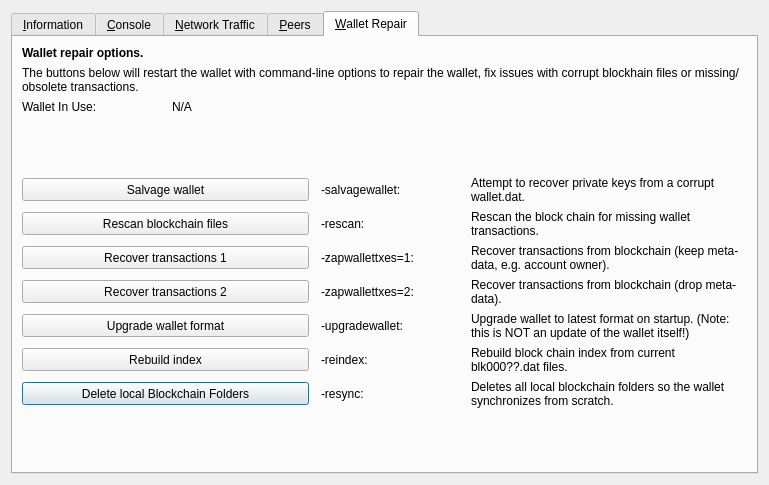
<?xml version="1.0" encoding="UTF-8"?>
<ui version="4.0">
 <class>RPCConsole</class>
 <widget class="QDialog" name="RPCConsole">
  <property name="geometry">
   <rect>
    <x>0</x>
    <y>0</y>
    <width>769</width>
    <height>485</height>
   </rect>
  </property>
  <property name="windowTitle">
   <string>Tools window</string>
  </property>
  <layout class="QVBoxLayout" name="verticalLayout_2">
   <item>
    <widget class="QTabWidget" name="tabWidget">
     <property name="currentIndex">
      <number>4</number>
     </property>
     <widget class="QWidget" name="tab_info">
      <attribute name="title">
       <string>&amp;Information</string>
      </attribute>
      <layout class="QGridLayout" name="gridLayout" columnstretch="0,0">
       <property name="horizontalSpacing">
        <number>12</number>
       </property>
       <item row="0" column="0">
        <widget class="QLabel" name="generalHeader">
         <property name="font">
          <font>
           <weight>75</weight>
           <bold>true</bold>
          </font>
         </property>
         <property name="text">
          <string>General</string>
         </property>
        </widget>
       </item>
       <item row="1" column="0">
        <widget class="QLabel" name="clientNameLabel">
         <property name="text">
          <string>Client name</string>
         </property>
        </widget>
       </item>
       <item row="1" column="1">
        <widget class="QLabel" name="clientName">
         <property name="cursor">
          <cursorShape>IBeamCursor</cursorShape>
         </property>
         <property name="text">
          <string>N/A</string>
         </property>
         <property name="textFormat">
          <enum>Qt::PlainText</enum>
         </property>
         <property name="textInteractionFlags">
          <set>Qt::LinksAccessibleByMouse|Qt::TextSelectableByKeyboard|Qt::TextSelectableByMouse</set>
         </property>
        </widget>
       </item>
       <item row="2" column="0">
        <widget class="QLabel" name="clientVersionLabel">
         <property name="text">
          <string>Client version</string>
         </property>
        </widget>
       </item>
       <item row="2" column="1">
        <widget class="QLabel" name="clientVersion">
         <property name="cursor">
          <cursorShape>IBeamCursor</cursorShape>
         </property>
         <property name="text">
          <string>N/A</string>
         </property>
         <property name="textFormat">
          <enum>Qt::PlainText</enum>
         </property>
         <property name="textInteractionFlags">
          <set>Qt::LinksAccessibleByMouse|Qt::TextSelectableByKeyboard|Qt::TextSelectableByMouse</set>
         </property>
        </widget>
       </item>
       <item row="3" column="0">
        <widget class="QLabel" name="openSSLVersionLabel">
         <property name="text">
          <string>Using OpenSSL version</string>
         </property>
         <property name="indent">
          <number>10</number>
         </property>
        </widget>
       </item>
       <item row="3" column="1">
        <widget class="QLabel" name="openSSLVersion">
         <property name="cursor">
          <cursorShape>IBeamCursor</cursorShape>
         </property>
         <property name="text">
          <string>N/A</string>
         </property>
         <property name="textFormat">
          <enum>Qt::PlainText</enum>
         </property>
         <property name="textInteractionFlags">
          <set>Qt::LinksAccessibleByMouse|Qt::TextSelectableByKeyboard|Qt::TextSelectableByMouse</set>
         </property>
        </widget>
       </item>
       <item row="4" column="0">
        <widget class="QLabel" name="berkeleyDBVersionLabel">
         <property name="text">
          <string>Using BerkeleyDB version</string>
         </property>
         <property name="indent">
          <number>10</number>
         </property>
        </widget>
       </item>
       <item row="4" column="1">
        <widget class="QLabel" name="berkeleyDBVersion">
         <property name="cursor">
          <cursorShape>IBeamCursor</cursorShape>
         </property>
         <property name="text">
          <string>N/A</string>
         </property>
         <property name="textFormat">
          <enum>Qt::PlainText</enum>
         </property>
         <property name="textInteractionFlags">
          <set>Qt::LinksAccessibleByMouse|Qt::TextSelectableByKeyboard|Qt::TextSelectableByMouse</set>
         </property>
        </widget>
       </item>
       <item row="5" column="0">
        <widget class="QLabel" name="buildDateLabel">
         <property name="text">
          <string>Build date</string>
         </property>
        </widget>
       </item>
       <item row="5" column="1">
        <widget class="QLabel" name="buildDate">
         <property name="cursor">
          <cursorShape>IBeamCursor</cursorShape>
         </property>
         <property name="text">
          <string>N/A</string>
         </property>
         <property name="textFormat">
          <enum>Qt::PlainText</enum>
         </property>
         <property name="textInteractionFlags">
          <set>Qt::LinksAccessibleByMouse|Qt::TextSelectableByKeyboard|Qt::TextSelectableByMouse</set>
         </property>
        </widget>
       </item>
       <item row="6" column="0">
        <widget class="QLabel" name="startupTimeLabel">
         <property name="text">
          <string>Startup time</string>
         </property>
        </widget>
       </item>
       <item row="6" column="1">
        <widget class="QLabel" name="startupTime">
         <property name="cursor">
          <cursorShape>IBeamCursor</cursorShape>
         </property>
         <property name="text">
          <string>N/A</string>
         </property>
         <property name="textFormat">
          <enum>Qt::PlainText</enum>
         </property>
         <property name="textInteractionFlags">
          <set>Qt::LinksAccessibleByMouse|Qt::TextSelectableByKeyboard|Qt::TextSelectableByMouse</set>
         </property>
        </widget>
       </item>
       <item row="7" column="0">
        <widget class="QLabel" name="networkHeader">
         <property name="font">
          <font>
           <weight>75</weight>
           <bold>true</bold>
          </font>
         </property>
         <property name="text">
          <string>Network</string>
         </property>
        </widget>
       </item>
       <item row="8" column="0">
        <widget class="QLabel" name="networkNameLabel">
         <property name="text">
          <string>Name</string>
         </property>
        </widget>
       </item>
       <item row="8" column="1">
        <widget class="QLabel" name="networkName">
         <property name="cursor">
          <cursorShape>IBeamCursor</cursorShape>
         </property>
         <property name="text">
          <string>N/A</string>
         </property>
         <property name="textFormat">
          <enum>Qt::PlainText</enum>
         </property>
         <property name="textInteractionFlags">
          <set>Qt::LinksAccessibleByMouse|Qt::TextSelectableByKeyboard|Qt::TextSelectableByMouse</set>
         </property>
        </widget>
       </item>
       <item row="9" column="0">
        <widget class="QLabel" name="numberOfConnectionsLabel">
         <property name="text">
          <string>Number of connections</string>
         </property>
        </widget>
       </item>
       <item row="9" column="1">
        <widget class="QLabel" name="numberOfConnections">
         <property name="cursor">
          <cursorShape>IBeamCursor</cursorShape>
         </property>
         <property name="text">
          <string>N/A</string>
         </property>
         <property name="textFormat">
          <enum>Qt::PlainText</enum>
         </property>
         <property name="textInteractionFlags">
          <set>Qt::LinksAccessibleByMouse|Qt::TextSelectableByKeyboard|Qt::TextSelectableByMouse</set>
         </property>
        </widget>
       </item>
       <item row="10" column="0">
        <widget class="QLabel" name="masternodeCountLabel">
         <property name="text">
          <string>Number of Masternodes</string>
         </property>
        </widget>
       </item>
       <item row="10" column="1">
        <widget class="QLabel" name="masternodeCount">
         <property name="cursor">
          <cursorShape>IBeamCursor</cursorShape>
         </property>
         <property name="text">
          <string>N/A</string>
         </property>
         <property name="textFormat">
          <enum>Qt::PlainText</enum>
         </property>
         <property name="textInteractionFlags">
          <set>Qt::LinksAccessibleByMouse|Qt::TextSelectableByKeyboard|Qt::TextSelectableByMouse</set>
         </property>
        </widget>
       </item>
       <item row="11" column="0">
        <widget class="QLabel" name="blockchainHeader">
         <property name="font">
          <font>
           <weight>75</weight>
           <bold>true</bold>
          </font>
         </property>
         <property name="text">
          <string>Block chain</string>
         </property>
        </widget>
       </item>
       <item row="12" column="0">
        <widget class="QLabel" name="numberOfBlocksLabel">
         <property name="text">
          <string>Current number of blocks</string>
         </property>
        </widget>
       </item>
       <item row="12" column="1">
        <widget class="QLabel" name="numberOfBlocks">
         <property name="cursor">
          <cursorShape>IBeamCursor</cursorShape>
         </property>
         <property name="text">
          <string>N/A</string>
         </property>
         <property name="textFormat">
          <enum>Qt::PlainText</enum>
         </property>
         <property name="textInteractionFlags">
          <set>Qt::LinksAccessibleByMouse|Qt::TextSelectableByKeyboard|Qt::TextSelectableByMouse</set>
         </property>
        </widget>
       </item>
       <item row="13" column="0">
        <widget class="QLabel" name="lastBlockTimeLabel">
         <property name="text">
          <string>Last block time</string>
         </property>
        </widget>
       </item>
       <item row="13" column="1">
        <widget class="QLabel" name="lastBlockTime">
         <property name="cursor">
          <cursorShape>IBeamCursor</cursorShape>
         </property>
         <property name="text">
          <string>N/A</string>
         </property>
         <property name="textFormat">
          <enum>Qt::PlainText</enum>
         </property>
         <property name="textInteractionFlags">
          <set>Qt::LinksAccessibleByMouse|Qt::TextSelectableByKeyboard|Qt::TextSelectableByMouse</set>
         </property>
        </widget>
       </item>
       <item row="14" column="0">
        <spacer name="verticalSpacer_2">
         <property name="orientation">
          <enum>Qt::Vertical</enum>
         </property>
         <property name="sizeHint" stdset="0">
          <size>
           <width>20</width>
           <height>20</height>
          </size>
         </property>
        </spacer>
       </item>
       <item row="15" column="0">
        <widget class="QLabel" name="debugLogFileHeader">
         <property name="font">
          <font>
           <weight>75</weight>
           <bold>true</bold>
          </font>
         </property>
         <property name="text">
          <string>Debug log file</string>
         </property>
        </widget>
       </item>
       <item row="16" column="0">
        <widget class="QPushButton" name="openDebugLogfileButton">
         <property name="toolTip">
          <string>Open the p2p debug log file from the current data directory. This can take a few seconds for large log files.</string>
         </property>
         <property name="text">
          <string>&amp;Open</string>
         </property>
         <property name="autoDefault">
          <bool>false</bool>
         </property>
        </widget>
       </item>
      </layout>
     </widget>
     <widget class="QWidget" name="tab_console">
      <attribute name="title">
       <string>&amp;Console</string>
      </attribute>
      <layout class="QVBoxLayout" name="verticalLayout_3">
       <property name="spacing">
        <number>3</number>
       </property>
       <item>
        <widget class="QTextEdit" name="messagesWidget">
         <property name="minimumSize">
          <size>
           <width>0</width>
           <height>100</height>
          </size>
         </property>
         <property name="readOnly">
          <bool>true</bool>
         </property>
         <property name="tabKeyNavigation" stdset="0">
          <bool>false</bool>
         </property>
         <property name="columnCount" stdset="0">
          <number>2</number>
         </property>
        </widget>
       </item>
       <item>
        <layout class="QHBoxLayout" name="horizontalLayout">
         <property name="spacing">
          <number>3</number>
         </property>
         <item>
          <widget class="QLabel" name="label">
           <property name="text">
            <string notr="true">&gt;</string>
           </property>
          </widget>
         </item>
         <item>
          <widget class="QLineEdit" name="lineEdit"/>
         </item>
         <item>
          <widget class="QPushButton" name="clearButton">
           <property name="maximumSize">
            <size>
             <width>24</width>
             <height>24</height>
            </size>
           </property>
           <property name="toolTip">
            <string>Clear console</string>
           </property>
           <property name="text">
            <string/>
           </property>
           <property name="icon">
            <iconset resource="../p2p.qrc">
             <normaloff>:/icons/remove</normaloff>:/icons/remove</iconset>
           </property>
           <property name="shortcut">
            <string notr="true">Ctrl+L</string>
           </property>
           <property name="autoDefault">
            <bool>false</bool>
           </property>
          </widget>
         </item>
        </layout>
       </item>
      </layout>
     </widget>
     <widget class="QWidget" name="tab_nettraffic">
      <attribute name="title">
       <string>&amp;Network Traffic</string>
      </attribute>
      <layout class="QHBoxLayout" name="horizontalLayout_3">
       <item>
        <layout class="QVBoxLayout" name="verticalLayout_4">
         <item>
          <widget class="TrafficGraphWidget" name="trafficGraph" native="true">
           <property name="sizePolicy">
            <sizepolicy hsizetype="Expanding" vsizetype="Expanding">
             <horstretch>0</horstretch>
             <verstretch>0</verstretch>
            </sizepolicy>
           </property>
          </widget>
         </item>
         <item>
          <layout class="QHBoxLayout" name="horizontalLayout_2">
           <item>
            <widget class="QSlider" name="sldGraphRange">
             <property name="minimum">
              <number>1</number>
             </property>
             <property name="maximum">
              <number>288</number>
             </property>
             <property name="pageStep">
              <number>12</number>
             </property>
             <property name="value">
              <number>6</number>
             </property>
             <property name="orientation">
              <enum>Qt::Horizontal</enum>
             </property>
            </widget>
           </item>
           <item>
            <widget class="QLabel" name="lblGraphRange">
             <property name="minimumSize">
              <size>
               <width>100</width>
               <height>0</height>
              </size>
             </property>
             <property name="alignment">
              <set>Qt::AlignCenter</set>
             </property>
            </widget>
           </item>
           <item>
            <widget class="QPushButton" name="btnClearTrafficGraph">
             <property name="text">
              <string>&amp;Clear</string>
             </property>
             <property name="autoDefault">
              <bool>false</bool>
             </property>
            </widget>
           </item>
          </layout>
         </item>
        </layout>
       </item>
       <item>
        <layout class="QVBoxLayout" name="verticalLayout">
         <item>
          <widget class="QGroupBox" name="groupBox">
           <property name="title">
            <string>Totals</string>
           </property>
           <layout class="QVBoxLayout" name="verticalLayout_5">
            <item>
             <layout class="QHBoxLayout" name="horizontalLayout_4">
              <item>
               <widget class="Line" name="line">
                <property name="sizePolicy">
                 <sizepolicy hsizetype="Fixed" vsizetype="Fixed">
                  <horstretch>0</horstretch>
                  <verstretch>0</verstretch>
                 </sizepolicy>
                </property>
                <property name="minimumSize">
                 <size>
                  <width>10</width>
                  <height>0</height>
                 </size>
                </property>
                <property name="palette">
                 <palette>
                  <active>
                   <colorrole role="Light">
                    <brush brushstyle="SolidPattern">
                     <color alpha="255">
                      <red>0</red>
                      <green>255</green>
                      <blue>0</blue>
                     </color>
                    </brush>
                   </colorrole>
                  </active>
                  <inactive>
                   <colorrole role="Light">
                    <brush brushstyle="SolidPattern">
                     <color alpha="255">
                      <red>0</red>
                      <green>255</green>
                      <blue>0</blue>
                     </color>
                    </brush>
                   </colorrole>
                  </inactive>
                  <disabled>
                   <colorrole role="Light">
                    <brush brushstyle="SolidPattern">
                     <color alpha="255">
                      <red>0</red>
                      <green>255</green>
                      <blue>0</blue>
                     </color>
                    </brush>
                   </colorrole>
                  </disabled>
                 </palette>
                </property>
                <property name="orientation">
                 <enum>Qt::Horizontal</enum>
                </property>
               </widget>
              </item>
              <item>
               <widget class="QLabel" name="label_16">
                <property name="text">
                 <string>Received</string>
                </property>
               </widget>
              </item>
              <item>
               <widget class="QLabel" name="lblBytesIn">
                <property name="minimumSize">
                 <size>
                  <width>50</width>
                  <height>0</height>
                 </size>
                </property>
                <property name="alignment">
                 <set>Qt::AlignRight|Qt::AlignTrailing|Qt::AlignVCenter</set>
                </property>
               </widget>
              </item>
             </layout>
            </item>
            <item>
             <layout class="QHBoxLayout" name="horizontalLayout_5">
              <item>
               <widget class="Line" name="line_2">
                <property name="sizePolicy">
                 <sizepolicy hsizetype="Fixed" vsizetype="Fixed">
                  <horstretch>0</horstretch>
                  <verstretch>0</verstretch>
                 </sizepolicy>
                </property>
                <property name="minimumSize">
                 <size>
                  <width>10</width>
                  <height>0</height>
                 </size>
                </property>
                <property name="palette">
                 <palette>
                  <active>
                   <colorrole role="Light">
                    <brush brushstyle="SolidPattern">
                     <color alpha="255">
                      <red>255</red>
                      <green>0</green>
                      <blue>0</blue>
                     </color>
                    </brush>
                   </colorrole>
                  </active>
                  <inactive>
                   <colorrole role="Light">
                    <brush brushstyle="SolidPattern">
                     <color alpha="255">
                      <red>255</red>
                      <green>0</green>
                      <blue>0</blue>
                     </color>
                    </brush>
                   </colorrole>
                  </inactive>
                  <disabled>
                   <colorrole role="Light">
                    <brush brushstyle="SolidPattern">
                     <color alpha="255">
                      <red>255</red>
                      <green>0</green>
                      <blue>0</blue>
                     </color>
                    </brush>
                   </colorrole>
                  </disabled>
                 </palette>
                </property>
                <property name="orientation">
                 <enum>Qt::Horizontal</enum>
                </property>
               </widget>
              </item>
              <item>
               <widget class="QLabel" name="label_17">
                <property name="text">
                 <string>Sent</string>
                </property>
               </widget>
              </item>
              <item>
               <widget class="QLabel" name="lblBytesOut">
                <property name="minimumSize">
                 <size>
                  <width>50</width>
                  <height>0</height>
                 </size>
                </property>
                <property name="alignment">
                 <set>Qt::AlignRight|Qt::AlignTrailing|Qt::AlignVCenter</set>
                </property>
               </widget>
              </item>
             </layout>
            </item>
            <item>
             <spacer name="verticalSpacer_4">
              <property name="orientation">
               <enum>Qt::Vertical</enum>
              </property>
              <property name="sizeHint" stdset="0">
               <size>
                <width>20</width>
                <height>407</height>
               </size>
              </property>
             </spacer>
            </item>
           </layout>
          </widget>
         </item>
        </layout>
       </item>
      </layout>
     </widget>
     <widget class="QWidget" name="tab_peers">
      <attribute name="title">
       <string>&amp;Peers</string>
      </attribute>
      <layout class="QGridLayout" name="gridLayout_2">
       <item row="0" column="0" rowspan="2">
        <widget class="QTableView" name="peerWidget">
         <property name="horizontalScrollBarPolicy">
          <enum>Qt::ScrollBarAsNeeded</enum>
         </property>
         <property name="sortingEnabled">
          <bool>true</bool>
         </property>
         <attribute name="horizontalHeaderHighlightSections">
          <bool>false</bool>
         </attribute>
        </widget>
       </item>
       <item row="0" column="1">
        <widget class="QLabel" name="peerHeading">
         <property name="sizePolicy">
          <sizepolicy hsizetype="Preferred" vsizetype="Minimum">
           <horstretch>0</horstretch>
           <verstretch>0</verstretch>
          </sizepolicy>
         </property>
         <property name="minimumSize">
          <size>
           <width>300</width>
           <height>32</height>
          </size>
         </property>
         <property name="font">
          <font>
           <pointsize>10</pointsize>
           <weight>75</weight>
           <bold>true</bold>
          </font>
         </property>
         <property name="cursor">
          <cursorShape>IBeamCursor</cursorShape>
         </property>
         <property name="text">
          <string>Select a peer to view detailed information.</string>
         </property>
         <property name="alignment">
          <set>Qt::AlignCenter</set>
         </property>
         <property name="wordWrap">
          <bool>true</bool>
         </property>
         <property name="textInteractionFlags">
          <set>Qt::LinksAccessibleByMouse|Qt::TextSelectableByKeyboard|Qt::TextSelectableByMouse</set>
         </property>
        </widget>
       </item>
       <item row="1" column="1">
        <widget class="QWidget" name="detailWidget" native="true">
         <property name="minimumSize">
          <size>
           <width>300</width>
           <height>0</height>
          </size>
         </property>
         <layout class="QGridLayout" name="gridLayout_3">
          <item row="0" column="0">
           <widget class="QLabel" name="label_23">
            <property name="text">
             <string>Direction</string>
            </property>
           </widget>
          </item>
          <item row="0" column="2">
           <widget class="QLabel" name="peerDirection">
            <property name="cursor">
             <cursorShape>IBeamCursor</cursorShape>
            </property>
            <property name="text">
             <string>N/A</string>
            </property>
            <property name="textFormat">
             <enum>Qt::PlainText</enum>
            </property>
            <property name="textInteractionFlags">
             <set>Qt::LinksAccessibleByMouse|Qt::TextSelectableByKeyboard|Qt::TextSelectableByMouse</set>
            </property>
           </widget>
          </item>
          <item row="1" column="0">
           <widget class="QLabel" name="label_21">
            <property name="text">
             <string>Protocol</string>
            </property>
           </widget>
          </item>
          <item row="1" column="2">
           <widget class="QLabel" name="peerVersion">
            <property name="cursor">
             <cursorShape>IBeamCursor</cursorShape>
            </property>
            <property name="text">
             <string>N/A</string>
            </property>
            <property name="textFormat">
             <enum>Qt::PlainText</enum>
            </property>
            <property name="textInteractionFlags">
             <set>Qt::LinksAccessibleByMouse|Qt::TextSelectableByKeyboard|Qt::TextSelectableByMouse</set>
            </property>
           </widget>
          </item>
          <item row="2" column="0">
           <widget class="QLabel" name="label_28">
            <property name="text">
             <string>Version</string>
            </property>
           </widget>
          </item>
          <item row="2" column="2">
           <widget class="QLabel" name="peerSubversion">
            <property name="cursor">
             <cursorShape>IBeamCursor</cursorShape>
            </property>
            <property name="text">
             <string>N/A</string>
            </property>
            <property name="textFormat">
             <enum>Qt::PlainText</enum>
            </property>
            <property name="textInteractionFlags">
             <set>Qt::LinksAccessibleByMouse|Qt::TextSelectableByKeyboard|Qt::TextSelectableByMouse</set>
            </property>
           </widget>
          </item>
          <item row="3" column="0">
           <widget class="QLabel" name="label_4">
            <property name="text">
             <string>Services</string>
            </property>
           </widget>
          </item>
          <item row="3" column="2">
           <widget class="QLabel" name="peerServices">
            <property name="cursor">
             <cursorShape>IBeamCursor</cursorShape>
            </property>
            <property name="text">
             <string>N/A</string>
            </property>
            <property name="textFormat">
             <enum>Qt::PlainText</enum>
            </property>
            <property name="textInteractionFlags">
             <set>Qt::LinksAccessibleByMouse|Qt::TextSelectableByKeyboard|Qt::TextSelectableByMouse</set>
            </property>
           </widget>
          </item>
          <item row="5" column="0">
           <widget class="QLabel" name="label_29">
            <property name="text">
             <string>Starting Height</string>
            </property>
           </widget>
          </item>
          <item row="5" column="2">
           <widget class="QLabel" name="peerHeight">
            <property name="cursor">
             <cursorShape>IBeamCursor</cursorShape>
            </property>
            <property name="text">
             <string>N/A</string>
            </property>
            <property name="textFormat">
             <enum>Qt::PlainText</enum>
            </property>
            <property name="textInteractionFlags">
             <set>Qt::LinksAccessibleByMouse|Qt::TextSelectableByKeyboard|Qt::TextSelectableByMouse</set>
            </property>
           </widget>
          </item>
          <item row="6" column="0">
           <widget class="QLabel" name="label_27">
            <property name="text">
             <string>Sync Height</string>
            </property>
           </widget>
          </item>
          <item row="6" column="2">
           <widget class="QLabel" name="peerSyncHeight">
            <property name="cursor">
             <cursorShape>IBeamCursor</cursorShape>
            </property>
            <property name="text">
             <string>N/A</string>
            </property>
            <property name="textFormat">
             <enum>Qt::PlainText</enum>
            </property>
            <property name="textInteractionFlags">
             <set>Qt::LinksAccessibleByMouse|Qt::TextSelectableByKeyboard|Qt::TextSelectableByMouse</set>
            </property>
           </widget>
          </item>
          <item row="7" column="0">
           <widget class="QLabel" name="label_24">
            <property name="text">
             <string>Ban Score</string>
            </property>
           </widget>
          </item>
          <item row="7" column="2">
           <widget class="QLabel" name="peerBanScore">
            <property name="cursor">
             <cursorShape>IBeamCursor</cursorShape>
            </property>
            <property name="text">
             <string>N/A</string>
            </property>
            <property name="textFormat">
             <enum>Qt::PlainText</enum>
            </property>
            <property name="textInteractionFlags">
             <set>Qt::LinksAccessibleByMouse|Qt::TextSelectableByKeyboard|Qt::TextSelectableByMouse</set>
            </property>
           </widget>
          </item>
          <item row="8" column="0">
           <widget class="QLabel" name="label_22">
            <property name="text">
             <string>Connection Time</string>
            </property>
           </widget>
          </item>
          <item row="8" column="2">
           <widget class="QLabel" name="peerConnTime">
            <property name="cursor">
             <cursorShape>IBeamCursor</cursorShape>
            </property>
            <property name="text">
             <string>N/A</string>
            </property>
            <property name="textFormat">
             <enum>Qt::PlainText</enum>
            </property>
            <property name="textInteractionFlags">
             <set>Qt::LinksAccessibleByMouse|Qt::TextSelectableByKeyboard|Qt::TextSelectableByMouse</set>
            </property>
           </widget>
          </item>
          <item row="9" column="0">
           <widget class="QLabel" name="label_15">
            <property name="text">
             <string>Last Send</string>
            </property>
           </widget>
          </item>
          <item row="9" column="2">
           <widget class="QLabel" name="peerLastSend">
            <property name="cursor">
             <cursorShape>IBeamCursor</cursorShape>
            </property>
            <property name="text">
             <string>N/A</string>
            </property>
            <property name="textFormat">
             <enum>Qt::PlainText</enum>
            </property>
            <property name="textInteractionFlags">
             <set>Qt::LinksAccessibleByMouse|Qt::TextSelectableByKeyboard|Qt::TextSelectableByMouse</set>
            </property>
           </widget>
          </item>
          <item row="10" column="0">
           <widget class="QLabel" name="label_19">
            <property name="text">
             <string>Last Receive</string>
            </property>
           </widget>
          </item>
          <item row="10" column="2">
           <widget class="QLabel" name="peerLastRecv">
            <property name="cursor">
             <cursorShape>IBeamCursor</cursorShape>
            </property>
            <property name="text">
             <string>N/A</string>
            </property>
            <property name="textFormat">
             <enum>Qt::PlainText</enum>
            </property>
            <property name="textInteractionFlags">
             <set>Qt::LinksAccessibleByMouse|Qt::TextSelectableByKeyboard|Qt::TextSelectableByMouse</set>
            </property>
           </widget>
          </item>
          <item row="11" column="0">
           <widget class="QLabel" name="label_18">
            <property name="text">
             <string>Bytes Sent</string>
            </property>
           </widget>
          </item>
          <item row="11" column="2">
           <widget class="QLabel" name="peerBytesSent">
            <property name="cursor">
             <cursorShape>IBeamCursor</cursorShape>
            </property>
            <property name="text">
             <string>N/A</string>
            </property>
            <property name="textFormat">
             <enum>Qt::PlainText</enum>
            </property>
            <property name="textInteractionFlags">
             <set>Qt::LinksAccessibleByMouse|Qt::TextSelectableByKeyboard|Qt::TextSelectableByMouse</set>
            </property>
           </widget>
          </item>
          <item row="12" column="0">
           <widget class="QLabel" name="label_20">
            <property name="text">
             <string>Bytes Received</string>
            </property>
           </widget>
          </item>
          <item row="12" column="2">
           <widget class="QLabel" name="peerBytesRecv">
            <property name="cursor">
             <cursorShape>IBeamCursor</cursorShape>
            </property>
            <property name="text">
             <string>N/A</string>
            </property>
            <property name="textFormat">
             <enum>Qt::PlainText</enum>
            </property>
            <property name="textInteractionFlags">
             <set>Qt::LinksAccessibleByMouse|Qt::TextSelectableByKeyboard|Qt::TextSelectableByMouse</set>
            </property>
           </widget>
          </item>
          <item row="13" column="0">
           <widget class="QLabel" name="label_26">
            <property name="text">
             <string>Ping Time</string>
            </property>
           </widget>
          </item>
          <item row="13" column="2">
           <widget class="QLabel" name="peerPingTime">
            <property name="cursor">
             <cursorShape>IBeamCursor</cursorShape>
            </property>
            <property name="text">
             <string>N/A</string>
            </property>
            <property name="textFormat">
             <enum>Qt::PlainText</enum>
            </property>
            <property name="textInteractionFlags">
             <set>Qt::LinksAccessibleByMouse|Qt::TextSelectableByKeyboard|Qt::TextSelectableByMouse</set>
            </property>
           </widget>
          </item>
          <item row="14" column="1">
           <spacer name="verticalSpacer_3">
            <property name="orientation">
             <enum>Qt::Vertical</enum>
            </property>
            <property name="sizeHint" stdset="0">
             <size>
              <width>20</width>
              <height>40</height>
             </size>
            </property>
           </spacer>
          </item>
         </layout>
        </widget>
       </item>
      </layout>
     </widget>
     <widget class="QWidget" name="tab_repair">
      <attribute name="title">
       <string>&amp;Wallet Repair</string>
      </attribute>
      <layout class="QGridLayout" name="gridLayout_4" columnstretch="0,0,0,0">
       <property name="horizontalSpacing">
        <number>12</number>
       </property>
       <item row="10" column="0" colspan="2">
        <widget class="QPushButton" name="btn_resync">
         <property name="minimumSize">
          <size>
           <width>100</width>
           <height>23</height>
          </size>
         </property>
         <property name="text">
          <string>Delete local Blockchain Folders</string>
         </property>
        </widget>
       </item>
       <item row="0" column="0" colspan="4">
        <widget class="QLabel" name="label_repair_header">
         <property name="font">
          <font>
           <weight>75</weight>
           <bold>true</bold>
          </font>
         </property>
         <property name="text">
          <string>Wallet repair options.</string>
         </property>
        </widget>
       </item>
       <item row="1" column="0" colspan="4">
        <widget class="QLabel" name="label_repair_helptext">
         <property name="font">
          <font>
           <weight>50</weight>
           <bold>false</bold>
          </font>
         </property>
         <property name="text">
          <string>The buttons below will restart the wallet with command-line options to repair the wallet, fix issues with corrupt blockhain files or missing/obsolete transactions.</string>
         </property>
         <property name="wordWrap">
          <bool>true</bool>
         </property>
        </widget>
       </item>
       <item row="2" column="0">
        <widget class="QLabel" name="wallet_path_label">
         <property name="text">
          <string>Wallet In Use:</string>
         </property>
        </widget>
       </item>
       <item row="2" column="1" colspan="3">
        <widget class="QLabel" name="wallet_path">
         <property name="cursor">
          <cursorShape>IBeamCursor</cursorShape>
         </property>
         <property name="text">
          <string>N/A</string>
         </property>
         <property name="textFormat">
          <enum>Qt::PlainText</enum>
         </property>
         <property name="textInteractionFlags">
          <set>Qt::LinksAccessibleByMouse|Qt::TextSelectableByKeyboard|Qt::TextSelectableByMouse</set>
         </property>
        </widget>
       </item>
       <item row="3" column="0">
        <spacer name="verticalSpacer_repair1">
         <property name="orientation">
          <enum>Qt::Vertical</enum>
         </property>
         <property name="sizeHint" stdset="0">
          <size>
           <width>10</width>
           <height>10</height>
          </size>
         </property>
        </spacer>
       </item>
       <item row="4" column="0" colspan="2">
        <widget class="QPushButton" name="btn_salvagewallet">
         <property name="minimumSize">
          <size>
           <width>100</width>
           <height>23</height>
          </size>
         </property>
         <property name="text">
          <string>Salvage wallet</string>
         </property>
        </widget>
       </item>
       <item row="4" column="2">
        <widget class="QLabel" name="label_repair_salvage_command">
         <property name="text">
          <string notr="true">-salvagewallet:</string>
         </property>
        </widget>
       </item>
       <item row="4" column="3">
        <widget class="QLabel" name="label_repair_salvage">
         <property name="text">
          <string>Attempt to recover private keys from a corrupt wallet.dat.</string>
         </property>
         <property name="wordWrap">
          <bool>true</bool>
         </property>
        </widget>
       </item>
       <item row="5" column="0" colspan="2">
        <widget class="QPushButton" name="btn_rescan">
         <property name="minimumSize">
          <size>
           <width>100</width>
           <height>23</height>
          </size>
         </property>
         <property name="text">
          <string>Rescan blockchain files</string>
         </property>
        </widget>
       </item>
       <item row="5" column="2">
        <widget class="QLabel" name="label_repair_rescan_command">
         <property name="text">
          <string notr="true">-rescan:</string>
         </property>
        </widget>
       </item>
       <item row="5" column="3">
        <widget class="QLabel" name="label_repair_rescan">
         <property name="text">
          <string>Rescan the block chain for missing wallet transactions.</string>
         </property>
         <property name="wordWrap">
          <bool>true</bool>
         </property>
        </widget>
       </item>
       <item row="6" column="0" colspan="2">
        <widget class="QPushButton" name="btn_zapwallettxes1">
         <property name="minimumSize">
          <size>
           <width>100</width>
           <height>23</height>
          </size>
         </property>
         <property name="text">
          <string>Recover transactions 1</string>
         </property>
        </widget>
       </item>
       <item row="6" column="2">
        <widget class="QLabel" name="label_repair_zap1_command">
         <property name="text">
          <string notr="true">-zapwallettxes=1:</string>
         </property>
        </widget>
       </item>
       <item row="6" column="3">
        <widget class="QLabel" name="label_repair_zap1">
         <property name="text">
          <string>Recover transactions from blockchain (keep meta-data, e.g. account owner).</string>
         </property>
         <property name="wordWrap">
          <bool>true</bool>
         </property>
        </widget>
       </item>
       <item row="7" column="0" colspan="2">
        <widget class="QPushButton" name="btn_zapwallettxes2">
         <property name="minimumSize">
          <size>
           <width>100</width>
           <height>23</height>
          </size>
         </property>
         <property name="text">
          <string>Recover transactions 2</string>
         </property>
        </widget>
       </item>
       <item row="7" column="2">
        <widget class="QLabel" name="label_repair_zap2_command">
         <property name="text">
          <string notr="true">-zapwallettxes=2:</string>
         </property>
        </widget>
       </item>
       <item row="7" column="3">
        <widget class="QLabel" name="label_repair_zap2">
         <property name="text">
          <string>Recover transactions from blockchain (drop meta-data).</string>
         </property>
         <property name="wordWrap">
          <bool>true</bool>
         </property>
        </widget>
       </item>
       <item row="8" column="0" colspan="2">
        <widget class="QPushButton" name="btn_upgradewallet">
         <property name="minimumSize">
          <size>
           <width>100</width>
           <height>23</height>
          </size>
         </property>
         <property name="text">
          <string>Upgrade wallet format</string>
         </property>
        </widget>
       </item>
       <item row="8" column="2">
        <widget class="QLabel" name="label_repair_upgrade_command">
         <property name="text">
          <string notr="true">-upgradewallet:</string>
         </property>
        </widget>
       </item>
       <item row="8" column="3">
        <widget class="QLabel" name="label_repair_upgrade">
         <property name="text">
          <string>Upgrade wallet to latest format on startup. (Note: this is NOT an update of the wallet itself!)</string>
         </property>
         <property name="wordWrap">
          <bool>true</bool>
         </property>
        </widget>
       </item>
       <item row="9" column="0" colspan="2">
        <widget class="QPushButton" name="btn_reindex">
         <property name="minimumSize">
          <size>
           <width>100</width>
           <height>23</height>
          </size>
         </property>
         <property name="text">
          <string>Rebuild index</string>
         </property>
        </widget>
       </item>
       <item row="9" column="2">
        <widget class="QLabel" name="label_repair_reindex_command">
         <property name="text">
          <string notr="true">-reindex:</string>
         </property>
        </widget>
       </item>
       <item row="9" column="3">
        <widget class="QLabel" name="label_repair_reindex">
         <property name="text">
          <string>Rebuild block chain index from current blk000??.dat files.</string>
         </property>
         <property name="wordWrap">
          <bool>true</bool>
         </property>
        </widget>
       </item>
       <item row="11" column="0">
        <spacer name="verticalSpacer_repair2">
         <property name="orientation">
          <enum>Qt::Vertical</enum>
         </property>
         <property name="sizeHint" stdset="0">
          <size>
           <width>20</width>
           <height>10</height>
          </size>
         </property>
        </spacer>
       </item>
       <item row="10" column="2">
        <widget class="QLabel" name="label_repair_resync_command">
         <property name="text">
          <string>-resync:</string>
         </property>
        </widget>
       </item>
       <item row="10" column="3">
        <widget class="QLabel" name="label_repair_resync">
         <property name="text">
          <string>Deletes all local blockchain folders so the wallet synchronizes from scratch.</string>
         </property>
         <property name="wordWrap">
          <bool>true</bool>
         </property>
        </widget>
       </item>
      </layout>
     </widget>
    </widget>
   </item>
  </layout>
 </widget>
 <customwidgets>
  <customwidget>
   <class>TrafficGraphWidget</class>
   <extends>QWidget</extends>
   <header>trafficgraphwidget.h</header>
   <container>1</container>
   <slots>
    <slot>clear()</slot>
   </slots>
  </customwidget>
 </customwidgets>
 <resources>
  <include location="../p2p.qrc"/>
 </resources>
 <connections/>
</ui>
